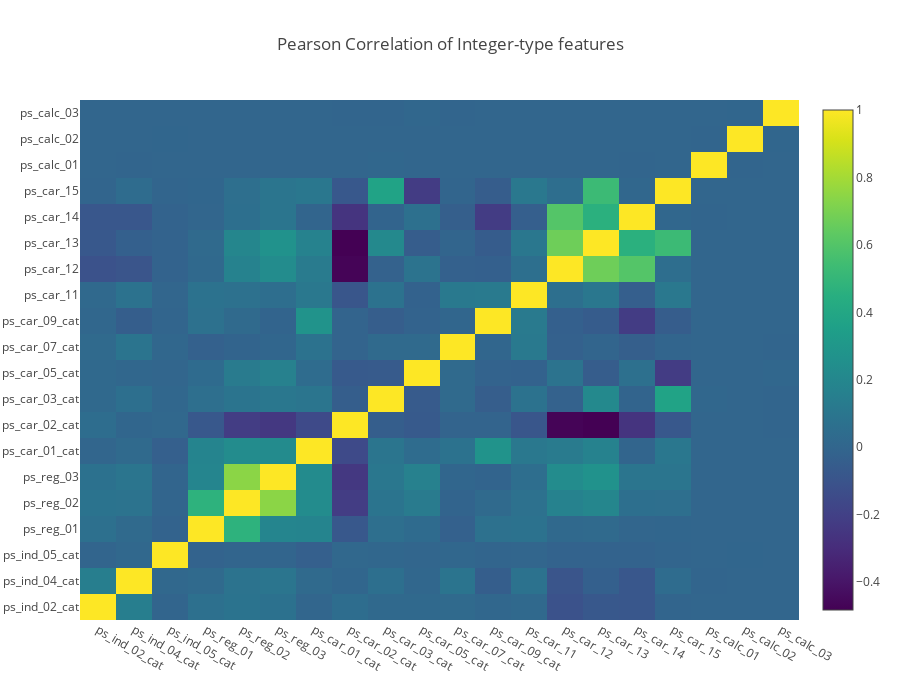

Notebook cell for this chart:
### Code cell
data_vis = [
    go.Heatmap(
        z= data_non_cat.corr().values,
        x= data_non_cat.columns.values,
        y= data_non_cat.columns.values,
        colorscale='Viridis',
        reversescale = False,
        text = True,
        opacity = 1.0 )
]

layout = go.Layout(
    title='Pearson Correlation of Integer-type features',
    xaxis = dict(ticks='', nticks=36),
    yaxis = dict(ticks='' ),
    width = 900, height = 700)

fig = go.Figure(data=data_vis, layout=layout)
py.iplot(fig, filename='labelled-heatmap')

### Figure 1 — Plotly figure (JSON) as saved in the notebook; plotly's stock layout.template omitted (floating-point values rounded to 4 significant figures; data arrays with more than 128 entries replaced by an {"elided": "..."} marker saying what was removed)
{"data": [{"colorscale": "Viridis", "opacity": 1, "reversescale": false, "text": true, "type": "heatmap", "x": ["ps_ind_02_cat", "ps_ind_04_cat", "ps_ind_05_cat", "ps_reg_01", "ps_reg_02", "ps_reg_03", "ps_car_01_cat", "ps_car_02_cat", "ps_car_03_cat", "ps_car_05_cat", "ps_car_07_cat", "ps_car_09_cat", "ps_car_11", "ps_car_12", "ps_car_13", "ps_car_14", "ps_car_15", "ps_calc_01", "ps_calc_02", "ps_calc_03"], "y": ["ps_ind_02_cat", "ps_ind_04_cat", "ps_ind_05_cat", "ps_reg_01", "ps_reg_02", "ps_reg_03", "ps_car_01_cat", "ps_car_02_cat", "ps_car_03_cat", "ps_car_05_cat", "ps_car_07_cat", "ps_car_09_cat", "ps_car_11", "ps_car_12", "ps_car_13", "ps_car_14", "ps_car_15", "ps_calc_01", "ps_calc_02", "ps_calc_03"], "z": {"elided": "20x20 float values"}}], "layout": {"height": 700, "title": "Pearson Correlation of Integer-type features", "width": 900, "xaxis": {"nticks": 36, "ticks": ""}, "yaxis": {"ticks": ""}}}
